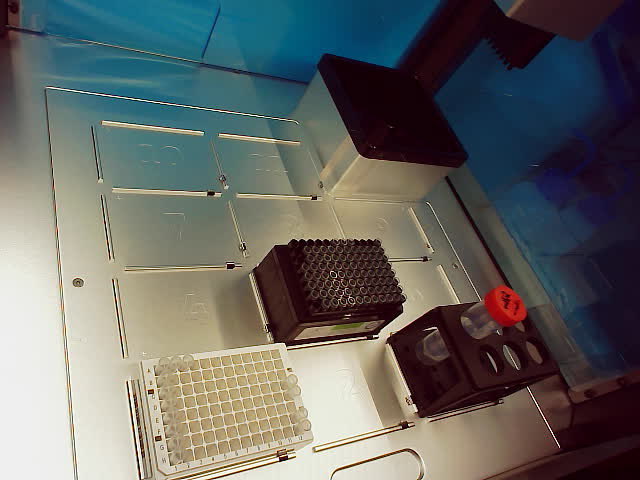
#> input picture image.jpg, 640 x 480 px
$ python test_warp.py
#> lines starting #> are read from the running program, lines starting #| are printed output that depends on the picture
import cv2
# import matplotlib.pyplot as plt
import numpy as np

im = cv2.imread("image.jpg")
#> im is the input picture: shape (480, 640, 3); mean B, G, R 100.6, 103.4, 101.5
src = np.float32([(120,  123), # ok, levy horni, x, y
                  (380, 150), # ok, pravy horni
                  (185, 485), # ok, levy dolni
                  (504, 403)]) # ok, pravy dolni

dst = np.float32([(604, 0), # pravy horni
                  (0, 0), # levy horni
                  (604, 480), # pravy dolni
                  (0, 480)]) # levy dolni

h, w = im.shape[:2]
#> h = 480; w = 640
M = cv2.getPerspectiveTransform(src, dst)
warped = cv2.warpPerspective(im, M, (w, h), flags=cv2.INTER_LINEAR)
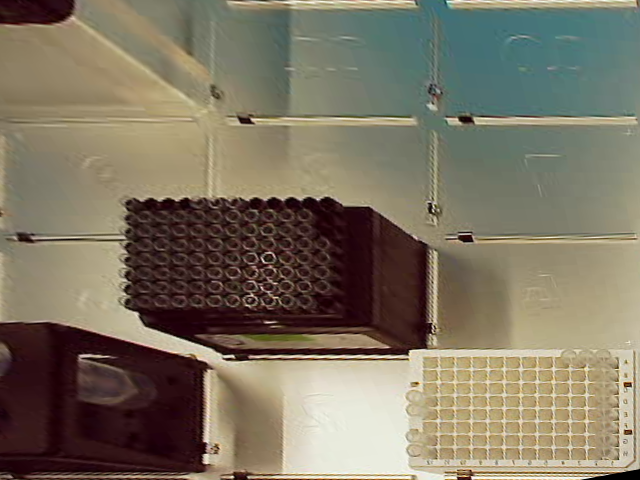
#> warped: shape (480, 640, 3); mean B, G, R 98.7, 116.7, 125.6
flipped = cv2.flip(warped, 1)
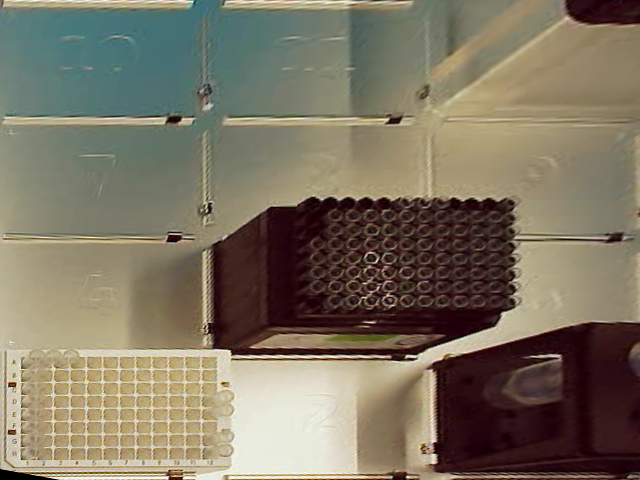
#> flipped: shape (480, 640, 3); mean B, G, R 98.7, 116.7, 125.6

# cv2.imwrite("image2.JPG", flipped[230:350, 0:480]  )
cv2.imwrite("image2.JPG", flipped)
